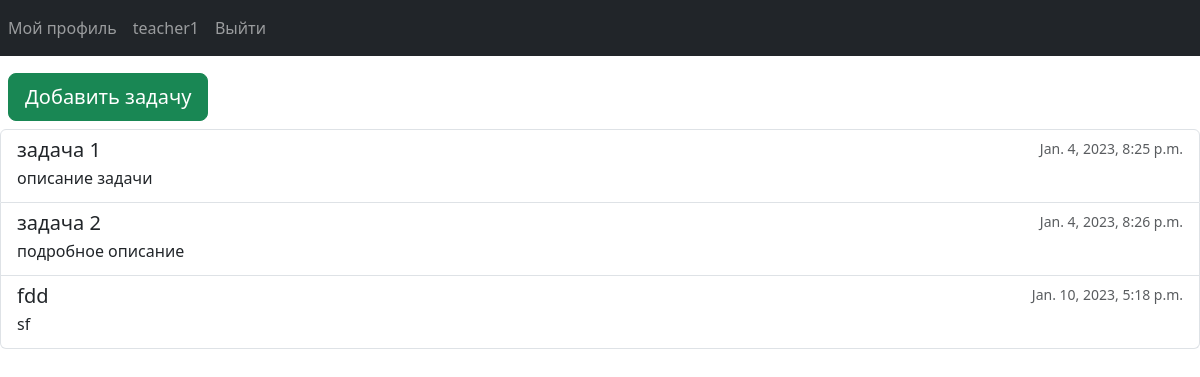
The page /subject/1 (signed in) on the database as committed earlier.
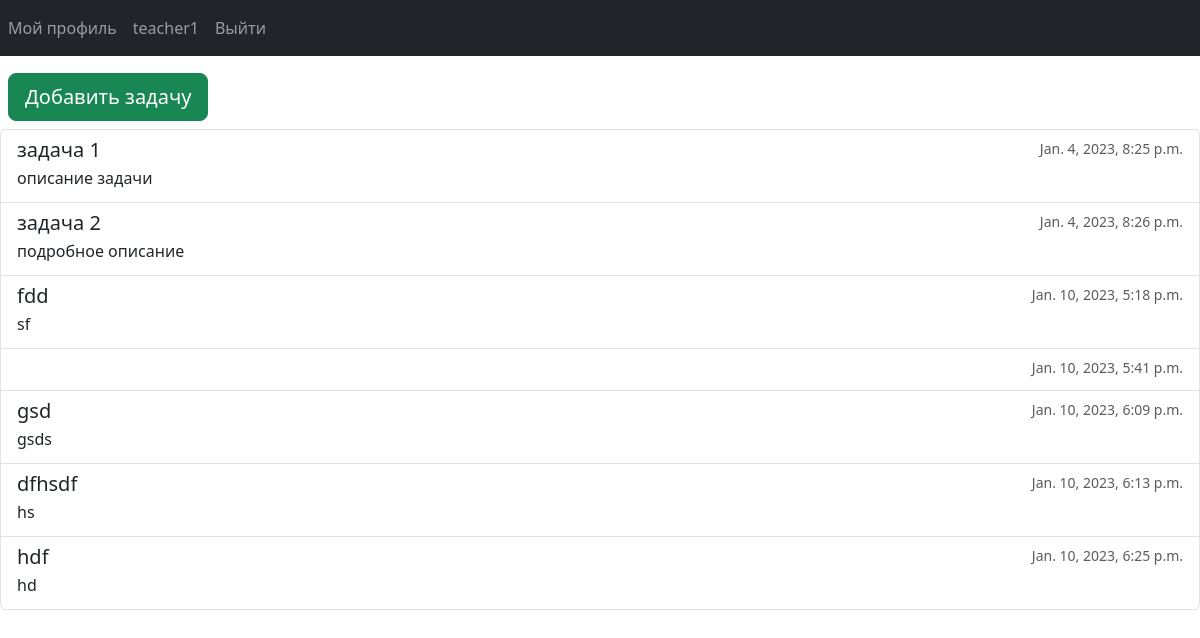
The same page on the database as committed later.
### univ_app/models.py (models this page shows, shortened)
class Task(models.Model):
    title = models.CharField(max_length=200, default = '', blank = True) #this field is present in Test itself
    description = models.TextField(default = '', blank = True) #this field is present in Test itself
    subject = models.ForeignKey("Subject", blank = True, null = True, on_delete = models.SET_NULL)
    created_at = models.DateTimeField(auto_now_add = True, null = True, blank = True)
    created_by = models.ForeignKey("Teacher", blank = True, null = True, on_delete = models.SET_NULL)
    class Meta:
        abstract = True
    def get_type(self):
        return self.__class__.__name__

class CommonTask(Task):
    file = models.FileField(upload_to = "uploads/common_tasks/", blank = True, null = True)

class Test(Task):
    slug = models.SlugField(max_length = 120 , blank = True, null = True)
    link = models.CharField(max_length=1000, default = '')
    image = models.ImageField(upload_to = "uploads/", blank = True , null=True, default = "test.png")

### univ_app/decorators.py (the view)
        def wrapper(request, *args, **kwargs):
            group = None
            if request.user.groups.exists():
                group = request.user.groups.all()[0].name
            if group in allowed_groups:
                return view_func(request, *args, **kwargs)
            else:
                return HttpResponse("У вас нет прав доступа к этой странице")

### univ_app/models.py (called while the page is built)
    @property
    def all_tasks(self):
        common_tasks = self.commontask_set.all()
        info_tasks = self.infotask_set.all()
        test_tasks = self.test_set.all()
        tasks = list(chain(common_tasks, info_tasks, test_tasks))
        tasks.sort(key = lambda task : task.created_at)
        return tasks

### univ_app/templatetags/user_tags.py (called while the page is built)
@register.filter(name='has_group')
def has_group(user, group_name):
    return user.groups.filter(name=group_name).exists()

### univ_app/views.py (called while the page is built)
@allowed_users(allowed_groups = ["teacher", "student"])
def ts_subject(request, subj_id):
    subject = Subject.objects.get(id = subj_id)
    tasks = subject.all_tasks
    ctx = {
    "subject":subject,
    "tasks":tasks,
    }
    return render(request,"mutual_views/ts_subject.html",ctx)

### templates/mutual_views/ts_subject.html (shortened to what this page needs)
{%extends "base.html"%}
{%load user_tags%}
{% block ts_subject %}
{% if request.user|has_group:'teacher' %}
  <a href="{%url 't_choose_task_type' subject.id%}" class = 'btn btn-success btn-lg m-2' >Добавить задачу</a>
{% endif%}
<div class="list-group">
  {%for task in tasks%}
  <a href="{%url 'ts_task' task.get_type task.id %}" class="list-group-item list-group-item-action flex-column align-items-start">
    <div class="d-flex w-100 justify-content-between">
      <h5 class="mb-1">{{task.title}} </h5>
      <small class="text-muted">{{task.created_at}}</small>
    </div>
    <p class="mb-1">{{task.description}}</p>
  </a>
  {%endfor%}
</div>
{% endblock %}

### templates/base.html (shortened to what this page needs)
{% load static %}
<!DOCTYPE html>
<html lang="en" dir="ltr">
<link href="https://cdn.jsdelivr.net/npm/bootstrap@5.3.0-alpha1/dist/css/bootstrap.min.css" rel="stylesheet">
<link rel="stylesheet" href="{% static 'univ_app/css/base.css' %}">
  <head>
  </head>
  <body>
    <div class = "wrapper">
      {% include "include/header.html" %}
      {% block ts_subject %}
      {% endblock %}
    </div>
  </body>
</html>

### templates/include/header.html (shortened to what this page needs)
{% load user_tags %}
<div class = "normal_header">
  <nav class="navbar navbar-expand-lg navbar-dark bg-dark mb-10">
      <div class="collapse navbar-collapse" id="navbarNav">
        <ul class="navbar-nav">
          <li class="nav-item">
            {% if request.user.is_authenticated %}
              <a class="nav-link" href="{% url 'ts_profile' %}">Мой профиль</a>
            {% endif %}
          </li>
          <li class="nav-item">
            <a class = "nav-link" href="#">{{request.user}}</a>
          </li>
          <li class="nav-item">
            {% if not request.user.is_authenticated %}
            <a class="nav-link" href="{% url 'login_form' %}">Войти<span class="sr-only"></span></a>
            {% else %}
            <a class="nav-link" href="{% url 'log_out' %}">Выйти</a>
            {% endif %}
          </li>
        </ul>
    </div>
  </nav>
</div>

### univ_app/static/univ_app/css/base.css (style rules this page uses)
body { background: white; }
.mb-10 { margin-bottom: 10px; }

### templates/include/header.html (style rules this page uses)
.normal_header { margin-bottom: 5px; display: block; width: 100%; height:60px; }

### templates/base.html (style rules this page uses)
body { background-color:white; }

Rows that differ between the two databases and show on the page:
added CommonTask: created_at "Jan. 10, 2023, 5:41 p.m."
added Test: title "gsd", created_at "Jan. 10, 2023, 6:09 p.m.", description "gsds"
added Test: title "dfhsdf", created_at "Jan. 10, 2023, 6:13 p.m.", description "hs"
added CommonTask: title "hdf", created_at "Jan. 10, 2023, 6:25 p.m.", description "hd"
